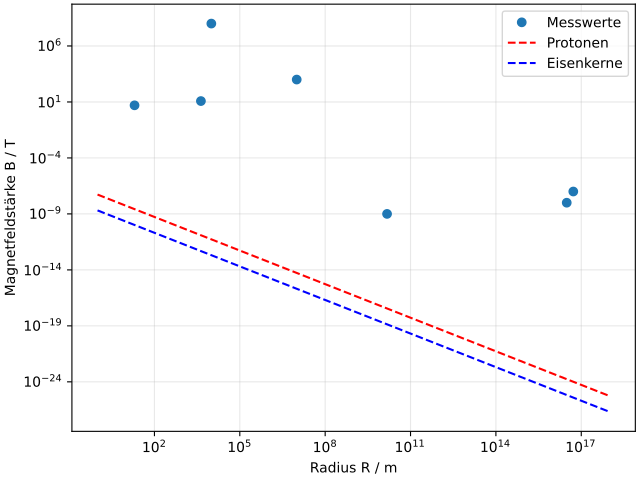

Here is the Python script that generated this plot:
import matplotlib.pyplot as plt
import numpy as np
import scipy.optimize
from uncertainties import ufloat
from scipy.optimize import curve_fit

x, y = np.genfromtxt("Radius_Mag.txt", unpack = True)
y_Tesla = y / 10000

# Plot
fig, ax = plt.subplots(1,1, layout="constrained")
# Messwerte
ax.plot(x, y_Tesla, "o", label="Messwerte")

# Linien einzeichnen
R_plot = np.logspace(0, 18, 100)  # von 1 m bis 10^18 m (deckt alle Quellen ab)

# Konstante für Protonen: B*R = 10^20 eV / c
E_Joule = 1e20 * 1.602e-19
c = 3e8
BR_proton = E_Joule / c  # in T*m
B_proton = BR_proton / R_plot
# Für Eisen: B*R = 10^20 eV / (Z*c)
Z_eisen = 26
BR_eisen = E_Joule / (Z_eisen * c)
B_eisen = BR_eisen / R_plot

# Geraden
ax.plot(R_plot, B_proton, "r--", label=r"Protonen")
ax.plot(R_plot, B_eisen, "b--", label=r"Eisenkerne")

ax.set_xscale('log')
ax.set_yscale('log')
ax.grid(True, alpha=0.3)
ax.legend()
ax.set(xlabel=r"Radius R / m", ylabel=r"Magnetfeldstärke B / T")
fig.savefig("B4Nr20.pdf")
